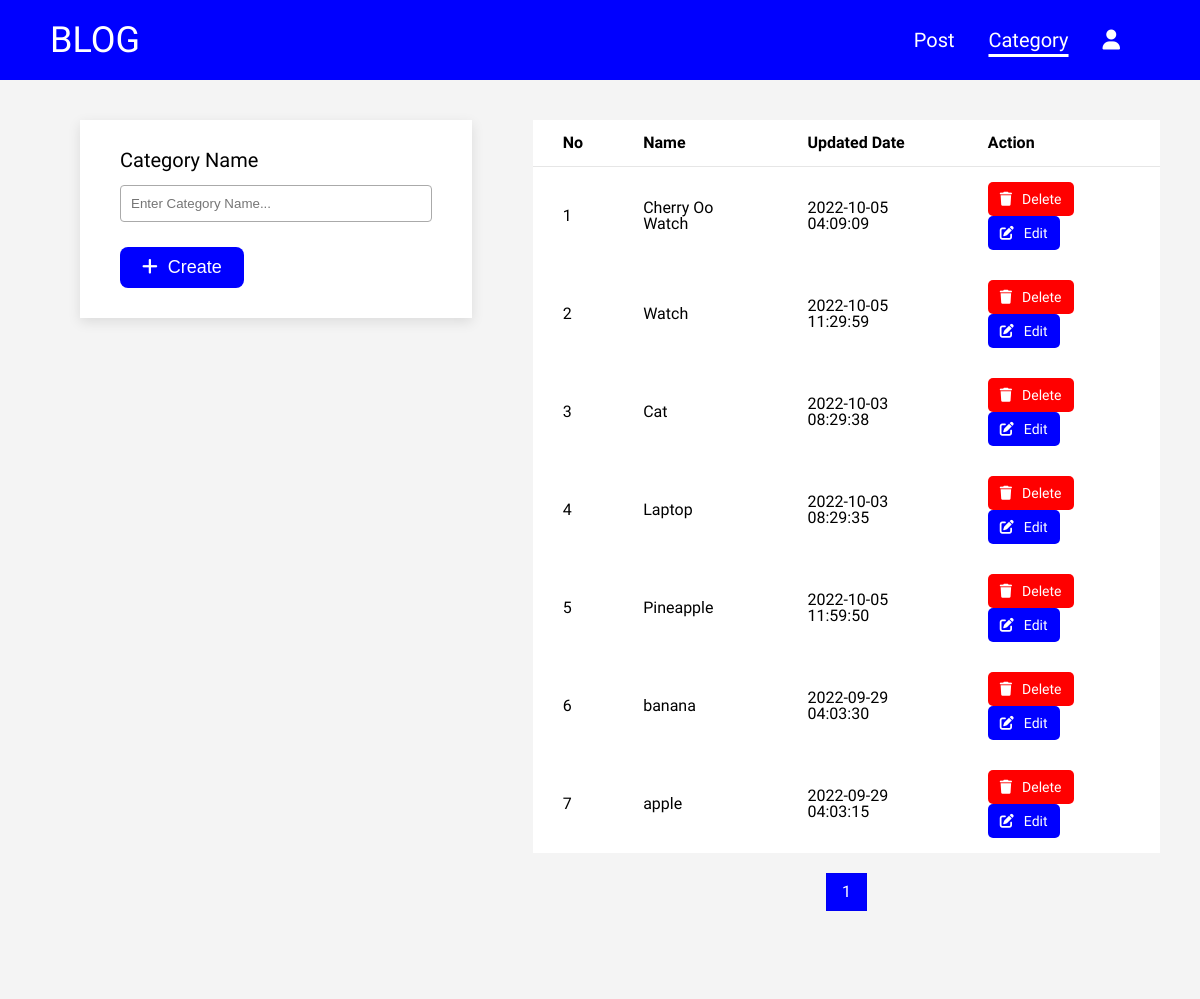
The app's page /category/index.php with its own data.
### tables this page shows
CREATE TABLE `categories` (
  `id` int NOT NULL AUTO_INCREMENT,
  `name` varchar(225) NOT NULL,
  `created_date` datetime NOT NULL,
  `updated_date` datetime NOT NULL,
  PRIMARY KEY (`id`)
);

### category/index.php (the view, shortened to what this page needs)
<?php
require_once "../common/conn.php";
?>
<!DOCTYPE html>
<html lang="en">
<head>
    <link rel="stylesheet" href="../css/reset.css">
    <link rel="stylesheet" href="../css/common.css">
    <link rel="stylesheet" href="../css/categories.css">
    <link rel="stylesheet" href="https://cdnjs.cloudflare.com/ajax/libs/font-awesome/6.2.0/css/all.min.css" />
</head>
<body>
    <?php include "../common/nav.php"; ?>
    <div class="up clearfix">
        <div class="lft">
            <div class="container">
                <div class="inner">
                    <form class="form" action="" method="post">
                    <div class="form-group">
                        <label for="name">Category Name</label><br>
                        <input type="text" name="name" placeholder="Enter Category Name..." value="<?php echo isset($name)?$name:'' ?>">
                        </div>
                        <div class="btn-up">
                            <button class="btn" name="categoryAdd"><i class="fa-solid fa-plus"></i>Create</button>
                        </div>
                    </form>
                </div>
            </div>
        </div>
        <div class="rgt">
            <?php
            if (!isset ($_GET['page']) ) {
                $page = 1;
            } else {
                $page = $_GET['page'];
            }
            $resultsPerPage = 10;
            $pageFirstResult = ($page-1) * $resultsPerPage;
            $sql = "SELECT * FROM categories ORDER BY id DESC";
            $result = mysqli_query($conn, $sql);
            $numberOfResult = mysqli_num_rows($result);
            $numberOfPage = ceil ($numberOfResult / $resultsPerPage);
            $sql = "SELECT * FROM categories ORDER BY id DESC LIMIT " . $pageFirstResult . ',' . $resultsPerPage;
            $query = mysqli_query($conn, $sql);
            ?>
            <div class="">
                <table>
                    <thead>
                        <tr>
                            <th>No</th>
                            <th>Name</th>
                            <th>Updated Date</th>
                            <th>Action</th>
                        </tr>
                    </thead>
                    <tbody>
                        <?php
                         $getPage= isset($_GET['page']) ? $_GET['page'] : 1;
                         $num = ($getPage - 1) * $resultsPerPage;
                        while($rows = mysqli_fetch_assoc($query)){
                            echo "<tr>";
                            echo "<td>".++$num."</td>";
                            echo "<td>{$rows['name']}</td>";
                            echo "<td>{$rows['updated_date']}</td>";
                            echo "<td><a class='del' href='delete.php?id={$rows['id']}'><i class='fa-solid fa-trash'></i>Delete</a><a class='edit' href='edit.php?id={$rows['id']}'><i class='fa-solid fa-pen-to-square'></i></i>Edit</a></td>";
                        ?>
                        <?php }
                        echo "</tr>";
                        ?>
                    </tbody>
                </table>
            </div>
            <div class="pagination clearfix">
                <div class="paginate-up">
                    <?php
                    $currentPage = isset($_GET['page'])?$_GET['page'] : 1;
                    for($page = 1; $page<= $numberOfPage; $page++) {
                        $activeClass = "";
                        if($page==$currentPage)
                        {
                            $activeClass = "active-link";
                        }
                        echo '<a id="paginate" class="paginate border-radius '.$activeClass.'" href = "index.php?page=' . $page . '">' . $page . ' </a>';
                    }
                    ?>
                </div>
            </div>
        </div>
    </div>
</body>
</html>

### common/nav.php (shortened to what this page needs)
<link rel="stylesheet" href="../css/style.css">
<section class="header">
    <nav class="nav clearfix">
        <div class="logo">
            <h1>Blog</h1>
        </div>
        <ul class="menu">
            <li class="list"><a class="" href="../post/index.php">Post</a></li>
            <li class="list"><a class="" href="../category/index.php">Category</a></li>
            <li class="list" class="dropdown"><a class=""><i class="fa-solid fa-user"></i><?php if(isset($_SESSION['user']['name'])){ echo $_SESSION['user']['name']; } ?></a>
            </li>
        </ul>
    </nav>
</section>

### css/common.css (style rules this page uses)
* { box-sizing: border-box; scroll-behavior: smooth; }
body { font-size: 16px; font-family: 'Roboto', sans-serif; font-weight: 400; }
.clearfix::after { clear: both; display: table; content: ''; }

### css/categories.css (style rules this page uses)
body { background-color: #f4f4f4;; }
.up { margin: 40px; }
.lft { float: left; width: 35%; padding: 30px 0px; float: left; background-color: #ffffff; width: 35%; box-shadow: rgb(0 0 0 / 10%) 0px 4px 12px; padding: 30px 40px; margin-left: 40px; margin-top: 20px; }
.rgt { float: right; width: 56%; }
label { font-size: 20px; }
.form-group { margin-bottom: 25px; }
input { width: 100%; outline: none; margin-top: 15px; padding: 10px; border-radius: 4px; border: 1px solid #aaa; }
button.btn { padding: 8px 20px; font-size: 18px; border: 2px solid transparent; cursor: pointer; background-color: blue; color: #ffffff; border-radius: 8px; }
table { width: 100%; background-color: white; margin-top: 20px; }
thead { border-bottom: 1px solid rgba(0,0,0,0.05); }
th { font-weight: 700; }
th,td { text-align: left; padding: 15px 30px; vertical-align: middle; }
.del { text-decoration: none; color: white; border: 2px solid transparent; background-color: red; font-size: 14px; padding: 8px 10px; border-radius: 5px; display: inline-block; margin-right: 8px; }
.edit { text-decoration: none; border: 2px solid transparent; color: white; background-color: blue; font-size: 14px; padding: 8px 10px; border-radius: 5px; display: inline-block; margin-right: 8px; }
i { margin-right: 10px; }
.pagination { margin: 20px 0px 60px; text-align: center; }
.paginate-up { display: inline-block; background: white; border-radius: 10px; }
.paginate { display: inline-block; border: 1px solid rgba(0,0,0,0.05); text-decoration: none; padding: 10px 15px; }
.active-link { background-color: blue; color: white; }

### css/style.css (style rules this page uses)
body { background-color: #f4f4f4; }
section.header { margin-bottom: 100px; }
nav { background-color: blue; padding: 10px 0px; position: fixed; top: 0; left: 0; width: 100%; }
nav ul { padding: 0; margin: 0; list-style: none; position: relative; }
nav ul li { display:inline-block; background-color: blue; }
nav a { display:block; padding:0 10px; color:#FFF; font-size:20px; line-height: 60px; text-decoration:none; }
.active { text-decoration: underline; text-decoration-color: white; text-decoration-thickness: 3px; text-underline-offset: 7px; }
li > a:after { content: ' '; }
li > a:only-child:after { content: ''; }
.logo { float: left; width: 30%; }
h1 { padding: 12px 50px !important; color: white; text-transform: uppercase; font-size: 36px !important; }
.menu { float: right; padding-right: 50px; }
.menu li { padding-right: 10px; }

### records on screen
categories: name "Cherry Oo Watch", updated_date "2022-10-05 04:09:09"
categories: name "Watch", updated_date "2022-10-05 11:29:59"
categories: name "Cat", updated_date "2022-10-03 08:29:38"
categories: name "Laptop", updated_date "2022-10-03 08:29:35"
categories: name "Pineapple", updated_date "2022-10-05 11:59:50"
categories: name "banana", updated_date "2022-09-29 04:03:30"
categories: name "apple", updated_date "2022-09-29 04:03:15"
